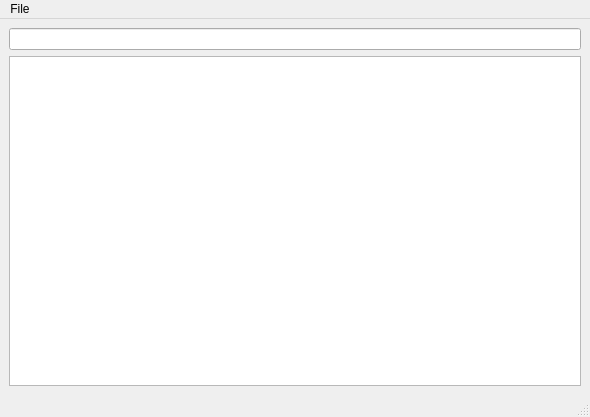
<?xml version="1.0" encoding="UTF-8"?>
<ui version="4.0">
 <class>MainWindow</class>
 <widget class="QMainWindow" name="MainWindow">
  <property name="geometry">
   <rect>
    <x>0</x>
    <y>0</y>
    <width>590</width>
    <height>417</height>
   </rect>
  </property>
  <property name="windowTitle">
   <string>Dag Viewer</string>
  </property>
  <widget class="QWidget" name="centralwidget">
   <layout class="QVBoxLayout" name="verticalLayout">
    <item>
     <widget class="QLineEdit" name="ui_filter_edit"/>
    </item>
    <item>
     <layout class="QGridLayout" name="ui_grid_layout">
      <item row="0" column="0">
       <widget class="QTreeView" name="ui_tree_view">
        <property name="horizontalScrollBarPolicy">
         <enum>Qt::ScrollBarAsNeeded</enum>
        </property>
        <property name="sizeAdjustPolicy">
         <enum>QAbstractScrollArea::AdjustToContentsOnFirstShow</enum>
        </property>
        <property name="editTriggers">
         <set>QAbstractItemView::NoEditTriggers</set>
        </property>
        <property name="alternatingRowColors">
         <bool>true</bool>
        </property>
        <property name="selectionMode">
         <enum>QAbstractItemView::NoSelection</enum>
        </property>
        <property name="uniformRowHeights">
         <bool>true</bool>
        </property>
        <property name="sortingEnabled">
         <bool>true</bool>
        </property>
        <property name="wordWrap">
         <bool>false</bool>
        </property>
        <property name="expandsOnDoubleClick">
         <bool>false</bool>
        </property>
        <attribute name="headerCascadingSectionResizes">
         <bool>false</bool>
        </attribute>
        <attribute name="headerStretchLastSection">
         <bool>false</bool>
        </attribute>
       </widget>
      </item>
     </layout>
    </item>
   </layout>
  </widget>
  <widget class="QMenuBar" name="menubar">
   <property name="geometry">
    <rect>
     <x>0</x>
     <y>0</y>
     <width>590</width>
     <height>21</height>
    </rect>
   </property>
   <widget class="QMenu" name="menuFile">
    <property name="title">
     <string>File</string>
    </property>
    <addaction name="ui_open_action"/>
    <addaction name="ui_clear_action"/>
   </widget>
   <addaction name="menuFile"/>
  </widget>
  <widget class="QStatusBar" name="statusbar"/>
  <action name="ui_open_action">
   <property name="text">
    <string>Open...</string>
   </property>
  </action>
  <action name="ui_clear_action">
   <property name="text">
    <string>Clear</string>
   </property>
  </action>
 </widget>
 <resources/>
 <connections/>
</ui>
